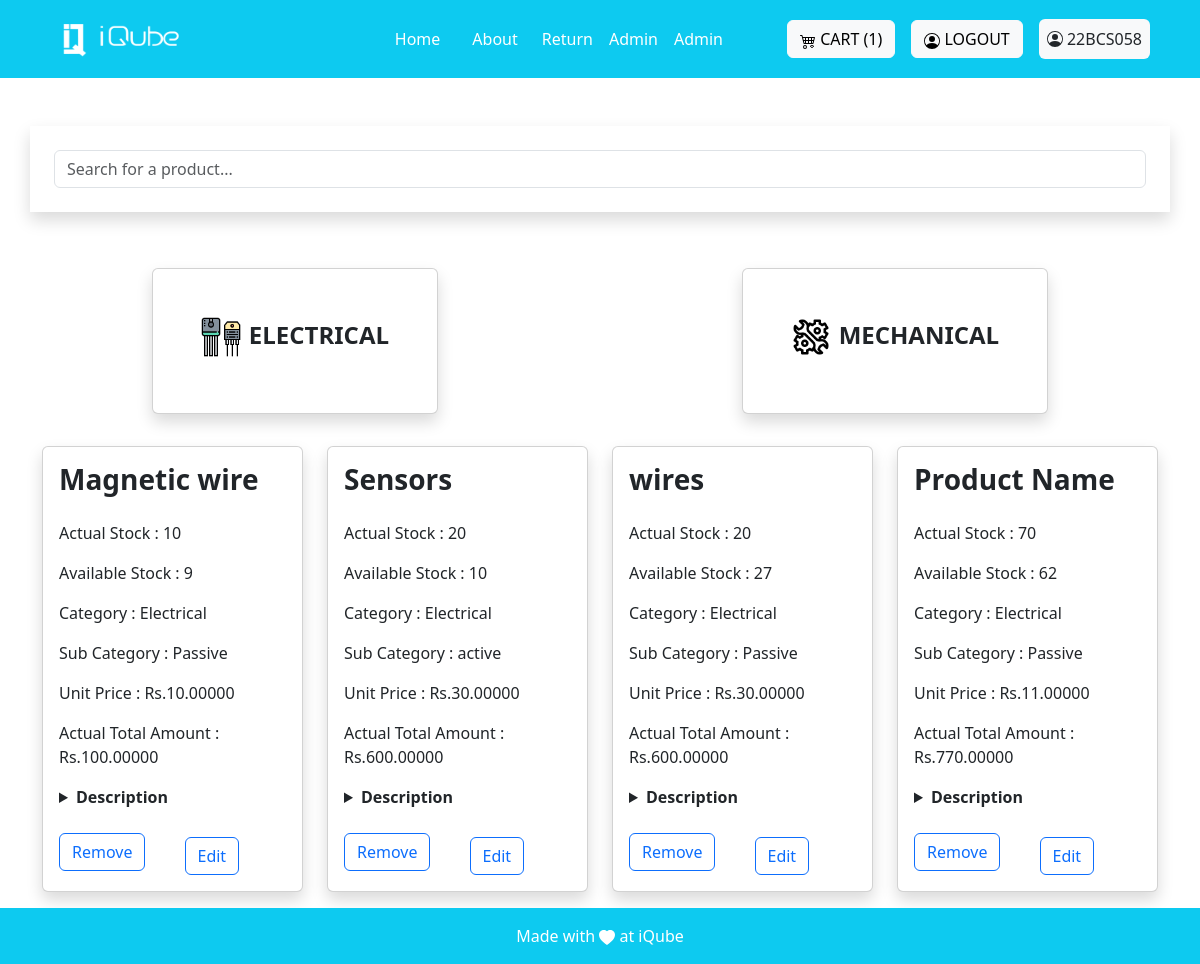
The page /electrical_product/ (signed in) on the database as committed earlier.
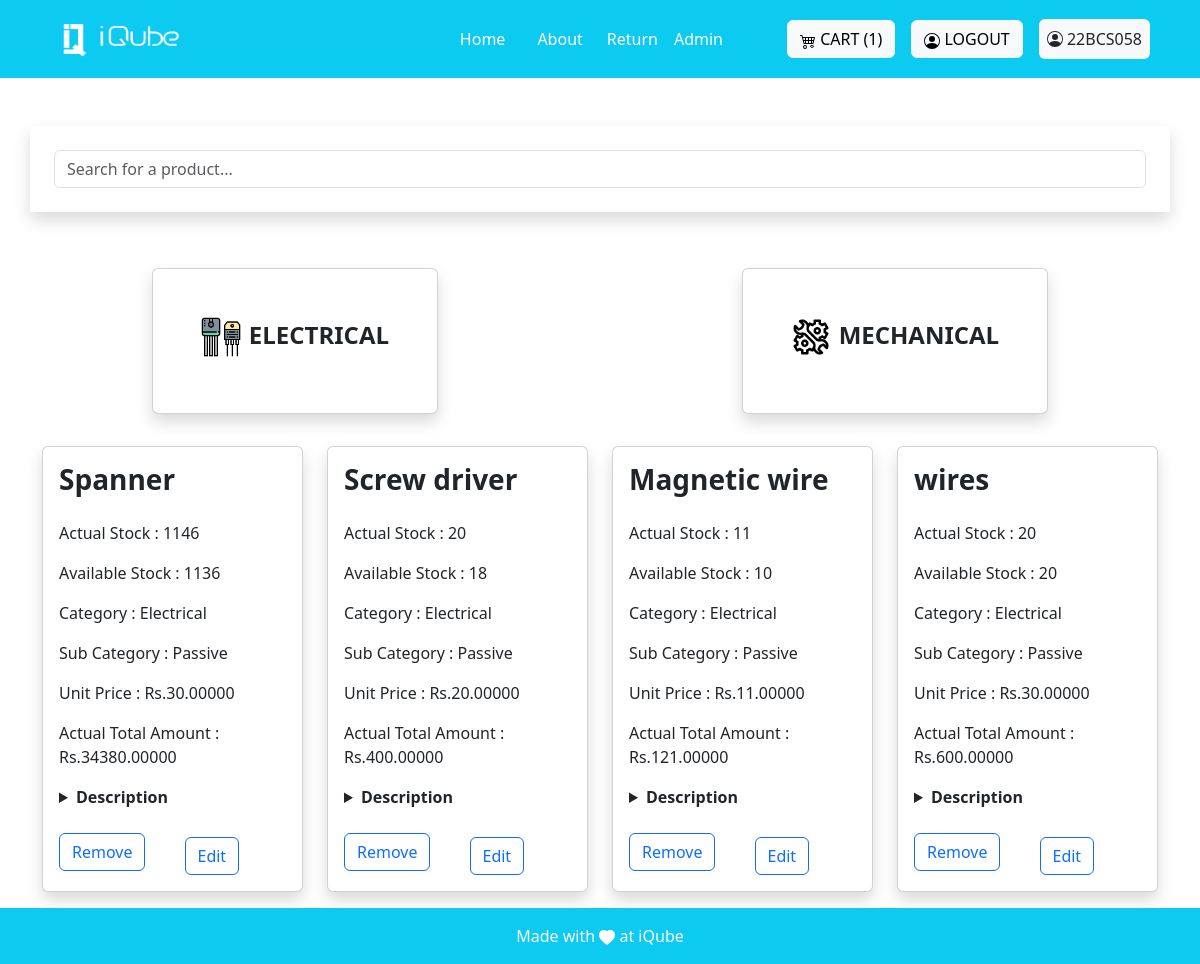
The same page on the database as committed later.
### invention/models.py (models this page shows, shortened)
class Product(models.Model):
    name=models.CharField(max_length=255)
    decription=models.CharField(max_length=100)
    actual_count=models.PositiveIntegerField()
    available_count=models.PositiveIntegerField()
    dummy_count = models.PositiveIntegerField(default = 0)
    category= models.ForeignKey('Category', on_delete=models.CASCADE)
    sub_category = models.ForeignKey('SubCategory', on_delete = models.CASCADE)
    created_at = models.DateTimeField(auto_now=True)
    image = models.ImageField(upload_to='images', blank=True)
    actual_price = models.DecimalField(max_digits = 10,decimal_places = 5)
    available_price = models.DecimalField(max_digits = 10,decimal_places = 5)
    unit_price = models.DecimalField(max_digits = 10,decimal_places = 5)
    is_active = models.BooleanField(default = True)
    created_by = models.ForeignKey(User, on_delete=models.CASCADE)

class Category(models.Model):
    name=models.CharField(max_length=25)
    created_by = models.ForeignKey(User, on_delete=models.CASCADE)
    created_at=models.DateTimeField(auto_now=True)
    class Meta:
        verbose_name_plural = 'Categories'
    def __str__(self):
        return str(self.name)

class SubCategory(models.Model):
    name_sub=models.CharField(max_length=25)
    category = models.ForeignKey('Category', on_delete=models.CASCADE)
    created_by = models.ForeignKey(User, on_delete=models.CASCADE)
    created_at=models.DateTimeField(auto_now=True)
    def __str__(self):
      return self.name_sub

### invention/views.py (the view)
# urls.py: path('electrical_product/', views.electrical_product_view, name='electrical_product'),
@login_required(login_url='login')
def electrical_product_view(request):
     products = Product.objects.all()
     cart=Cart.objects.filter(created_by=request.user)
     count = cart.count()
     return render(request, 'adminview/electricalproduct.html', {'products': products, 'count':count,})

### invention/templates/adminview/electricalproduct.html (shortened to what this page needs)
{% extends 'base.html' %}
{% load static %}
{% block base %}
<div class="container p-4 shadow mb-5 mt-5" id="search">
  <input type="text" id="searchInput" class="form-control" placeholder="Search for a product...">
</div>
<div class="d-flex flex-row bd-highlight  justify-content-around mb-4">
  <div class="p-2 bd-highlight fs-4 text-uppercase fw-semibold">
    <div class="card shadow">
      <div class="card-title p-5 "><a href="{% url 'electrical_product' %}" class="text-decoration-none text-dark mr-3  "><span><img src="{% static 'images/transistor.png' %}" alt="" width="40" height="40"></span>Electrical</a></div>
    </div>
  </div>
  <div class="p-2 bd-highlight fs-4 text-uppercase fw-semibold">
    <div class="card  shadow">
      <div class="card-title p-5"><a href="{% url 'mechanical_product' %}" class="text-decoration-none text-dark"><span class="mr-2"><img src="{% static 'images/setting.png' %}" alt="" width="40" height="40"></span>Mechanical</a></div>
    </div>
  </div>
</div>
<div class="container my-4" id="productsContainer">
  <div class="row row-cols-1 row-cols-md-4 g-4" id="productList">
    {% for product in products reversed %}
      {% if product.category.name == 'Electrical' %}
        <div class="col product-card">
          <div class="card shadow">
            <div class="card-body">
              <h5 class="card-title fs-3 fw-semibold">{{ product.name }}</h5>
              <p class="card-text mt-4 fs-6">Actual Stock : {{ product.actual_count }}</p>
              <p class="card-text fs-6">Available Stock : {{ product.available_count }}</p>
              <p class="card-text fs-6">Category :  {{ product.category }}</p>
              <p class="card-text fs-6">Sub Category :  {{ product.sub_category }}</p>
              <p class="card-text fs-6">Unit Price : Rs.{{ product.unit_price}}</p>
              <p class="card-text fs-6">Actual Total Amount : Rs.{{product.actual_price}}</p>
              <details>
                <summary class=""><strong class="">Description</strong><br></summary>
                </details>
              <div class="row row-cols-1 row-cols-md-2 mt-4">
                <div>
                  <a href="{% url 'delete_product' product.id %}"><button class="btn btn-outline-primary"  onclick="return confirmRemoveItem('{{product.id }}')">Remove</button></a>
                </div>
                <div>
                  <form action="{% url 'edit_product_view' product.id %}">
                    <button class="mt-1 btn btn-outline-primary">Edit</button>
                </div>
              </div>
            </div>
          </div>
        </div>
    {% endif %}
    {% empty %}
    <p>Not yet added</p>
    {% endfor %}
  </div>
</div>
<div class="mt-4 mb-4 text-white">
</div>
{% endblock %}

### invention/templates/base.html (shortened to what this page needs)
{% load static %}
<!DOCTYPE html>
<html lang="en">
<head>
    <link href="https://cdn.jsdelivr.net/npm/bootstrap@5.3.2/dist/css/bootstrap.min.css" rel="stylesheet"
>
</head>
<body>
    <nav class="sticky-top navbar navbar-expand-lg navbar-dark bg-info p-3">
    <div class="container">
            <a class="navbar-brand" href="#">
                <img src="{% static 'images/logo-white.png' %}" alt="Logo" height="36" width="150">
            </a>
            <div class="collapse navbar-collapse justify-content-end" id="navbarNav">
                <ul class="navbar-nav mx-5">
                    <li class="nav-item mx-2">
                        <a class="nav-link active" href="{% url 'Home'%}">Home</a>
                    </li>
                    <li class="nav-item mx-2">
                        <a class="nav-link active" href="{% url 'About' %}">About</a>
                    </li>
                    <li>
                        <a href="/return_form" class="nav-link active">Return</a>
                    </li>
                    {% for group in request.user.groups.all %}
                        {% if group.name == 'superadmin' %}
                    <li>
                        <a class="nav-link active" href="{% url 'admin_views' %}">Admin</a>
                    </li>
                        {% elif group.name == 'admin' %}
                        <li>
                            <a class="nav-link active" href="{% url 'admin_views' %}">Admin</a>
                        </li>
                        {% endif %}
                    {% endfor %}
                </ul>
            </div>
            <div class="mt-3 mt-lg-0 mx-2">
                <a class="btn btn-light" href="{% url 'view_cart' %}">
                    CART ({{count}})
                </a>
            </div>
            {% if not user.is_authenticated %}
            <div class="mt-3 mt-lg-0 mx-2">
                <a class="btn btn-light" href="{% url "social:begin" 'azuread-tenant-oauth2' %}">
                    <svg xmlns="http://www.w3.org/2000/svg" width="16" height="16" fill="currentColor" class="bi bi-person-circle" viewBox="0 0 16 16">
                    <path d="M11 6a3 3 0 1 1-6 0 3 3 0 0 1 6 0"/>
                        <path fill-rule="evenodd" d="M0 8a8 8 0 1 1 16 0A8 8 0 0 1 0 8m8-7a7 7 0 0 0-5.468 11.37C3.242 11.226 4.805 10 8 10s4.757 1.225 5.468 2.37A7 7 0 0 0 8 1"/>
                    </svg>
                    LOGIN
                </a>
            </div>
            {% else %}
            <div class="mt-3 mt-lg-0 mx-2">
                <a class="btn btn-light" href="{% url 'logout' %}">
                    LOGOUT
                </a>
            </div>
            <div class="mt-1 mt-lg-0 mx-2 p-2 rounded bg-light">
                    {{request.user.username}}
            </div>
            {% endif %}
        </div>
    </nav>
    <main>
        <div>
            {% block base %}{% endblock %}
        </div>
    </main>
    <footer class="bg-light text-center text-lg-start fixed-bottom">
        <div class="text-center p-2 bg-info p-3" style=" color: white;">
            <div>Made with
                <svg xmlns="http://www.w3.org/2000/svg" width="16" height="16" fill="currentColor"
                    class="bi bi-heart-fill" viewBox="0 0 16 16">
                    <path fill-rule="evenodd"
                        d="M8 1.314C12.438-3.248 23.534 4.735 8 15-7.534 4.736 3.562-3.248 8 1.314z" />
                </svg>
               at iQube
            </div>
        </div>
    </footer>
</body>
</html>
{% load sweetify %}

### invention/templates/base.html (style rules this page uses)
html { scroll-behavior:smooth; }

Rows that differ between the two databases and show on the page:
removed Product: name "Sensors", actual_count "20", available_count "10", category "Electrical", sub_category "active", unit_price "30.00000", actual_price "600.00000"
removed Product: name "Product Name", actual_count "70", available_count "62", category "Electrical", sub_category "Passive", unit_price "11.00000", actual_price "770.00000"
added Product: name "Spanner", actual_count "1146", available_count "1136", category "Electrical", sub_category "Passive", unit_price "30.00000", actual_price "34380.00000"
added Product: name "Screw driver", actual_count "20", available_count "18", category "Electrical", sub_category "Passive", unit_price "20.00000", actual_price "400.00000"
changed Product "Magnetic wire": actual_count "10" → "11"; available_count "9" → "10"; unit_price "10.00000" → "11.00000"; actual_price "100.00000" → "121.00000"
changed Product "wires": available_count "27" → "20"
